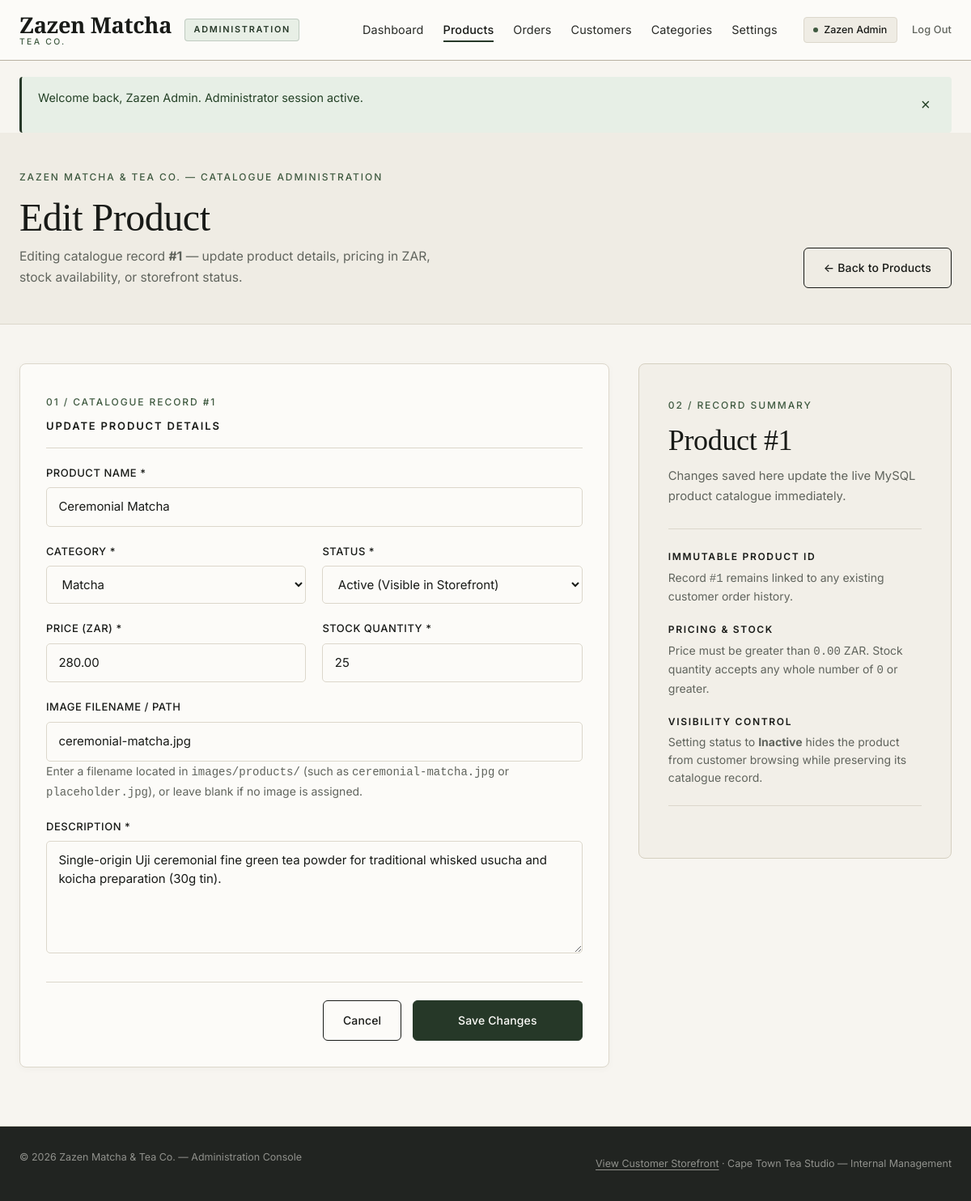
Page /admin/product-edit.php?id=1 (signed in) on the committed database.
### tables this page shows
CREATE TABLE `products` (
    `product_id` INT UNSIGNED NOT NULL AUTO_INCREMENT,
    `category_id` INT UNSIGNED NOT NULL,
    `name` VARCHAR(150) NOT NULL,
    `description` TEXT DEFAULT NULL,
    `price` DECIMAL(10, 2) NOT NULL,
    `stock_quantity` INT NOT NULL DEFAULT 0,
    `image` VARCHAR(255) DEFAULT NULL,
    `status` ENUM('active', 'inactive') NOT NULL DEFAULT 'active',
    `created_at` TIMESTAMP NOT NULL DEFAULT CURRENT_TIMESTAMP,
    `updated_at` TIMESTAMP NOT NULL DEFAULT CURRENT_TIMESTAMP ON UPDATE CURRENT_TIMESTAMP,
    PRIMARY KEY (`product_id`),
    KEY `idx_products_category` (`category_id`),
    KEY `idx_products_status` (`status`),
    CONSTRAINT `fk_products_category`
        FOREIGN KEY (`category_id`)
        REFERENCES `categories` (`category_id`)
        ON DELETE RESTRICT
        ON UPDATE CASCADE
);

CREATE TABLE `categories` (
    `category_id` INT UNSIGNED NOT NULL AUTO_INCREMENT,
    `name` VARCHAR(100) NOT NULL,
    `description` TEXT DEFAULT NULL,
    `created_at` TIMESTAMP NOT NULL DEFAULT CURRENT_TIMESTAMP,
    `updated_at` TIMESTAMP NOT NULL DEFAULT CURRENT_TIMESTAMP ON UPDATE CURRENT_TIMESTAMP,
    PRIMARY KEY (`category_id`),
    UNIQUE KEY `uq_categories_name` (`name`)
);

### includes/functions.php (called while the page is built, shortened)
<?php
function e($value): string
{
    return htmlspecialchars((string) ($value ?? ''), ENT_QUOTES | ENT_SUBSTITUTE, 'UTF-8');
}
function db_fetch_one(PDO $pdo, string $sql, array $params = []): ?array
{
    $stmt = $pdo->prepare($sql);
    $stmt->execute($params);
    $row = $stmt->fetch();
    return $row !== false ? $row : null;
}
function db_fetch_all(PDO $pdo, string $sql, array $params = []): array
{
    $stmt = $pdo->prepare($sql);
    $stmt->execute($params);
    return $stmt->fetchAll();
}
function site_url(string $path = ''): string
{
    $cleanPath = ltrim($path, '/');
    return BASE_URL . '/' . $cleanPath;
}

### admin/product-edit.php (the view, shortened to what this page needs)
<?php
require_once dirname(__DIR__) . '/includes/db.php';
require_once dirname(__DIR__) . '/includes/functions.php';
$productsListUrl = site_url('admin/products.php');
$rawProductId = $_GET['id'] ?? '';
$productId    = (
    !is_array($rawProductId)
    && ctype_digit(trim((string) $rawProductId))
    && (int) trim((string) $rawProductId) > 0
)
    ? (int) trim((string) $rawProductId)
    : 0;
$existingProduct  = null;
$productFound     = false;
$categories       = [];
try {
    $categoriesSql = "
        SELECT
            category_id,
            name,
            description
        FROM categories
        ORDER BY category_id ASC
    ";
    $categories = db_fetch_all($pdo, $categoriesSql);
    if ($productId > 0) {
        $productSql = "
            SELECT
                product_id,
                category_id,
                name,
                description,
                price,
                stock_quantity,
                image,
                status
            FROM products
            WHERE product_id = :product_id
            LIMIT 1
        ";
        $existingProduct = db_fetch_one($pdo, $productSql, [
            'product_id' => $productId,
        ]);
        if ($existingProduct !== null) {
            $productFound = true;
        }
    }
} catch (Throwable $exception) {
    error_log('Admin Edit Product Load Error: ' . $exception->getMessage());
    $dbLoadError = 'Unable to load product details right now. Please check the database connection.';
}
$formData = [
    'name'           => '',
    'category_id'    => '',
    'description'    => '',
    'price'          => '',
    'stock_quantity' => '0',
    'image'          => '',
    'status'         => 'active',
];
if ($productFound && $existingProduct !== null) {
    $formData = [
        'name'           => (string) ($existingProduct['name'] ?? ''),
        'category_id'    => (string) ((int) ($existingProduct['category_id'] ?? 0)),
        'description'    => (string) ($existingProduct['description'] ?? ''),
        'price'          => number_format((float) ($existingProduct['price'] ?? 0.00), 2, '.', ''),
        'stock_quantity' => (string) ((int) ($existingProduct['stock_quantity'] ?? 0)),
        'image'          => (string) ($existingProduct['image'] ?? ''),
        'status'         => strtolower(trim((string) ($existingProduct['status'] ?? 'active'))),
    ];
}
$formErrors    = [];
$productEditUrl = site_url('admin/product-edit.php?id=' . $productId);
require_once dirname(__DIR__) . '/includes/admin-header.php';
?>
<section class="checkout-hero admin-page-hero" aria-labelledby="admin-edit-product-heading">
    <div class="container">
        <div class="checkout-hero-inner admin-page-hero-inner">
            <div>
                <span class="eyebrow">Zazen Matcha &amp; Tea Co. &mdash; Catalogue Administration</span>
                <h1 id="admin-edit-product-heading" class="checkout-title">
                    <?php echo $productFound ? 'Edit Product' : 'Product Not Found'; ?>
                </h1>
                <p class="checkout-subtitle">
                    <?php if ($productFound): ?>
                        Editing catalogue record <strong>#<?php echo (int) $productId; ?></strong> &mdash; update product details, pricing in ZAR, stock availability, or storefront status.
                    <?php else: ?>
                        The requested product record could not be located in the Zazen Matcha catalogue.
                    <?php endif; ?>
                </p>
            </div>
            <div class="admin-hero-actions">
                <a href="<?php echo e($productsListUrl); ?>" class="btn btn-outline">
                    &larr; Back to Products
                </a>
            </div>
        </div>
    </div>
</section>
<section class="section admin-dashboard-section admin-form-section" aria-label="Edit product form">
    <div class="container">
        <?php if (!$productFound): ?>
            <div class="checkout-card admin-panel-card">
                <div class="admin-empty-state" role="status">
                    <p class="admin-empty-title">Product Not Found</p>
                    <p class="admin-empty-text">
                        The product ID provided is missing, invalid, or does not match an existing product in the database.
                    </p>
                    <div class="admin-empty-actions">
                        <a href="<?php echo e($productsListUrl); ?>" class="btn btn-primary">
                            Return to Product Listing
                        </a>
                    </div>
                </div>
            </div>
        <?php else: ?>
            <div class="admin-dashboard-grid admin-form-layout">
                <div class="checkout-card admin-panel-card">
                    <div class="admin-panel-header">
                        <div>
                            <span class="eyebrow">01 / Catalogue Record #<?php echo (int) $productId; ?></span>
                            <h2 class="checkout-section-heading">Update Product Details</h2>
                        </div>
                    </div>
                    <form action="<?php echo e($productEditUrl); ?>" method="post" class="admin-product-form" novalidate>
                        <div class="form-group">
                            <label for="name" class="form-label">Product Name *</label>
                            <input
                                type="text"
                                id="name"
                                name="name"
                                maxlength="150"
                                placeholder="e.g. Ceremonial Matcha"
                                value="<?php echo e($formData['name']); ?>"
                                required
                                <?php echo isset($formErrors['name']) ? 'aria-invalid="true" aria-describedby="error-name"' : ''; ?>
                            >
                        </div>
                        <div class="checkout-field-grid">
                            <div class="form-group">
                                <label for="category_id" class="form-label">Category *</label>
                                <select
                                    id="category_id"
                                    name="category_id"
                                    required
                                    <?php echo isset($formErrors['category_id']) ? 'aria-invalid="true" aria-describedby="error-category"' : ''; ?>
                                >
                                    <?php foreach ($categories as $category): ?>
                                        <?php
                                        $optionCatId   = (int) ($category['category_id'] ?? 0);
                                        $optionCatName = trim((string) ($category['name'] ?? ''));
                                        $isSelected    = ($formData['category_id'] !== '' && ctype_digit($formData['category_id']) && (int) $formData['category_id'] === $optionCatId);
                                        ?>
                                        <option
                                            value="<?php echo $optionCatId; ?>"
                                            <?php echo $isSelected ? 'selected' : ''; ?>
                                        >
                                            <?php echo e($optionCatName); ?>
                                        </option>
                                    <?php endforeach; ?>
                                </select>
                            </div>
                            <div class="form-group">
                                <label for="status" class="form-label">Status *</label>
                                <select
                                    id="status"
                                    name="status"
                                    required
                                    <?php echo isset($formErrors['status']) ? 'aria-invalid="true" aria-describedby="error-status"' : ''; ?>
                                >
                                    <option value="active" <?php echo $formData['status'] === 'active' ? 'selected' : ''; ?>>
                                        Active (Visible in Storefront)
                                    </option>
                                </select>
                            </div>
                        </div>
                        <div class="checkout-field-grid">
                            <div class="form-group">
                                <label for="price" class="form-label">Price (ZAR) *</label>
                                <input
                                    type="number"
                                    id="price"
                                    name="price"
                                    step="0.01"
                                    min="0.01"
                                    placeholder="280.00"
                                    value="<?php echo e($formData['price']); ?>"
                                    required
                                    <?php echo isset($formErrors['price']) ? 'aria-invalid="true" aria-describedby="error-price"' : ''; ?>
                                >
                            </div>
                            <div class="form-group">
                                <label for="stock_quantity" class="form-label">Stock Quantity *</label>
                                <input
                                    type="number"
                                    id="stock_quantity"
                                    name="stock_quantity"
                                    step="1"
                                    min="0"
                                    placeholder="0"
                                    value="<?php echo e($formData['stock_quantity']); ?>"
                                    required
                                    <?php echo isset($formErrors['stock_quantity']) ? 'aria-invalid="true" aria-describedby="error-stock"' : ''; ?>
                                >
                            </div>
                        </div>
                        <div class="form-group">
                            <label for="image" class="form-label">Image Filename / Path</label>
                            <input
                                type="text"
                                id="image"
                                name="image"
                                maxlength="255"
                                placeholder="e.g. ceremonial-matcha.jpg (or leave blank for placeholder)"
                                value="<?php echo e($formData['image']); ?>"
                                <?php echo isset($formErrors['image']) ? 'aria-invalid="true" aria-describedby="error-image"' : ''; ?>
                            >
                            <p class="account-section-note">
                                Enter a filename located in <code>images/products/</code> (such as <code>ceremonial-matcha.jpg</code> or <code>placeholder.jpg</code>), or leave blank if no image is assigned.
                            </p>
                        </div>
                        <div class="form-group">
                            <label for="description" class="form-label">Description *</label>
                            <textarea
                                id="description"
                                name="description"
                                rows="5"
                                maxlength="5000"
                                placeholder="Describe the origin, preparation notes, or vessel dimensions..."
                                required
                                <?php echo isset($formErrors['description']) ? 'aria-invalid="true" aria-describedby="error-description"' : ''; ?>
                            ><?php echo e($formData['description']); ?></textarea>
                        </div>
                        <div class="contact-form-actions">
                            <a href="<?php echo e($productsListUrl); ?>" class="btn btn-outline">
                                Cancel
                            </a>
                            <button type="submit" class="btn btn-primary contact-submit-btn">
                                Save Changes
                            </button>
                        </div>
                    </form>
                </div>
                <aside class="auth-editorial-card admin-quicklinks-card" aria-labelledby="edit-guide-heading">
                    <span class="eyebrow">02 / Record Summary</span>
                    <h2 id="edit-guide-heading" class="auth-editorial-title">
                        Product #<?php echo (int) $productId; ?>
                    </h2>
                    <p class="auth-editorial-intro">
                        Changes saved here update the live MySQL product catalogue immediately.
                    </p>
                    <dl class="auth-benefit-list">
                        <div class="auth-benefit-item">
                            <dt>Immutable Product ID</dt>
                            <dd>Record <code>#<?php echo (int) $productId; ?></code> remains linked to any existing customer order history.</dd>
                        </div>
                        <div class="auth-benefit-item">
                            <dt>Pricing &amp; Stock</dt>
                            <dd>Price must be greater than <code>0.00</code> ZAR. Stock quantity accepts any whole number of <code>0</code> or greater.</dd>
                        </div>
                        <div class="auth-benefit-item">
                            <dt>Visibility Control</dt>
                            <dd>Setting status to <strong>Inactive</strong> hides the product from customer browsing while preserving its catalogue record.</dd>
                        </div>
                    </dl>
                </aside>
            </div>
        <?php endif; ?>
    </div>
</section>
<?php require_once dirname(__DIR__) . '/includes/admin-footer.php'; ?>

### rows in the picture
products: name "Ceremonial Matcha", category_id "Matcha", status "Active (Visible in Storefront)", price "280.00", stock_quantity "25", image "ceremonial-matcha.jpg", description "Single-origin Uji ceremonial fine green tea powder for traditional whisked usucha and koicha preparation (30g tin)."

### other values in the picture
$adminDisplayName "Zazen Admin"
$flashMessage['message'] "Welcome back, Zazen Admin. Administrator session active."
$productId "1"
